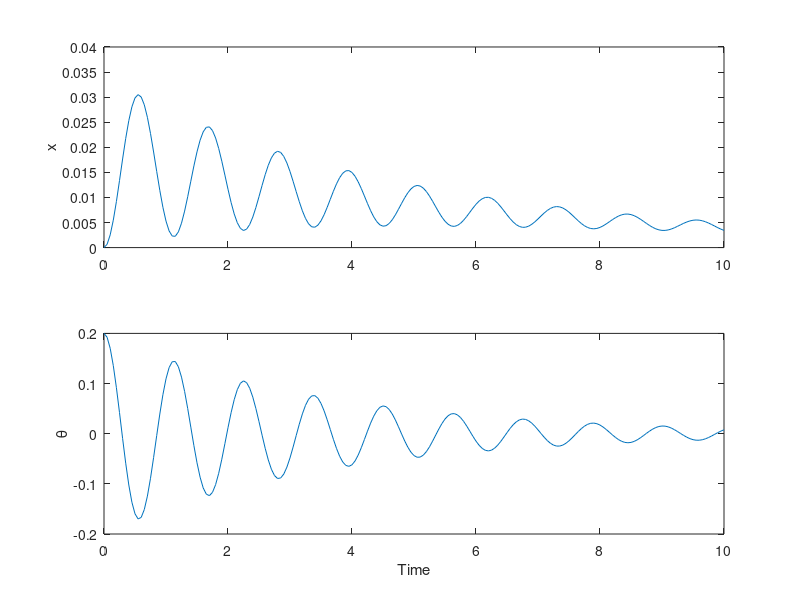
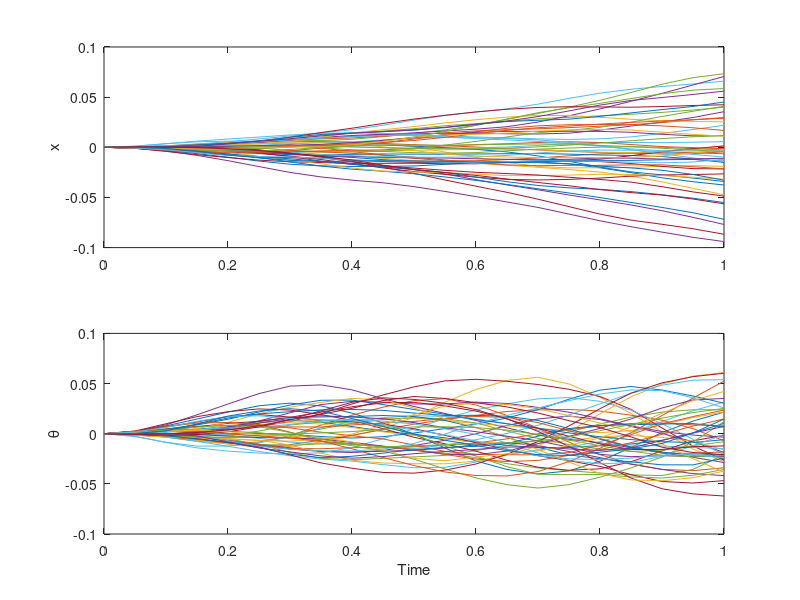

MATLAB code to generate these figures, in order:
% Open loop simulation to check that the dynamics make sense
clear
load('sysDyn.mat')

%% Simulate autonomous system
x0 = [0 0 0.2 0]';
T = 200;
x = [x0, zeros(4,T)];

for t = 1:T
    x(:,t+1) = A*x(:,t);
end

%% Plot
figure
subplot(211)
plot((0:T)*0.05, x(1,:))
ylabel('x')

subplot(212)
plot((0:T)*0.05, x(3,:))
ylabel('\theta')
xlabel('Time')

%% Simulate system subject to disturbances
K = 50;   % number of systems
T = 20;   % number of time steps
x0 = [0 0 0 0]';
x = zeros(4,T+1,K);
x(:,1,:) = repmat(x0, 1, K);
sigma = 0.25;

for t = 1:T
    for k = 1:K
        x(:,t+1,k) = A*x(:,t,k) + Bw*sigma*randn();
    end
end

%% Plot
figure
subplot(211)
plot((0:T)*0.05, squeeze(x(1,:,:)))
ylabel('x')

subplot(212)
plot((0:T)*0.05, squeeze(x(3,:,:)))
ylabel('\theta')
xlabel('Time')

